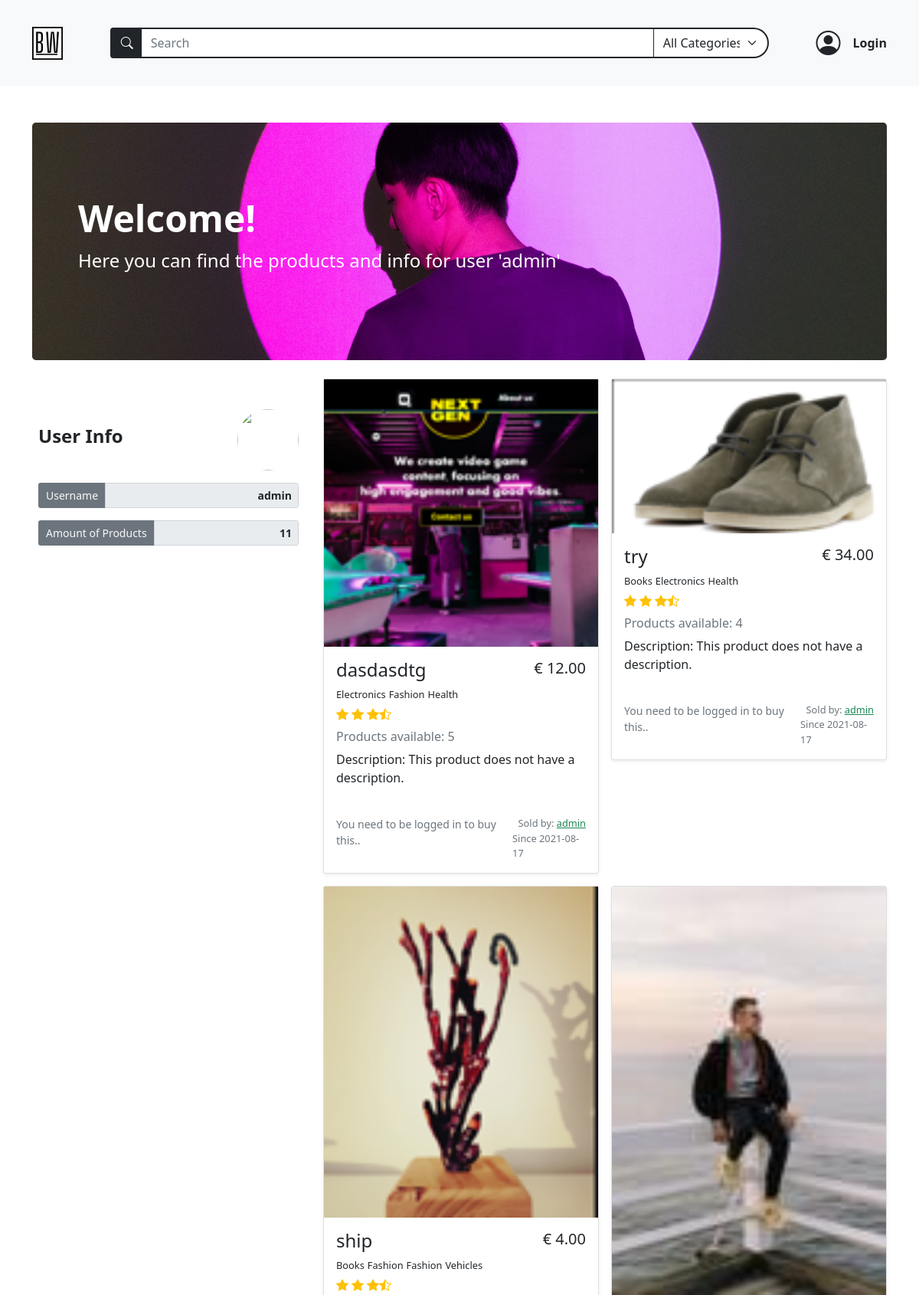
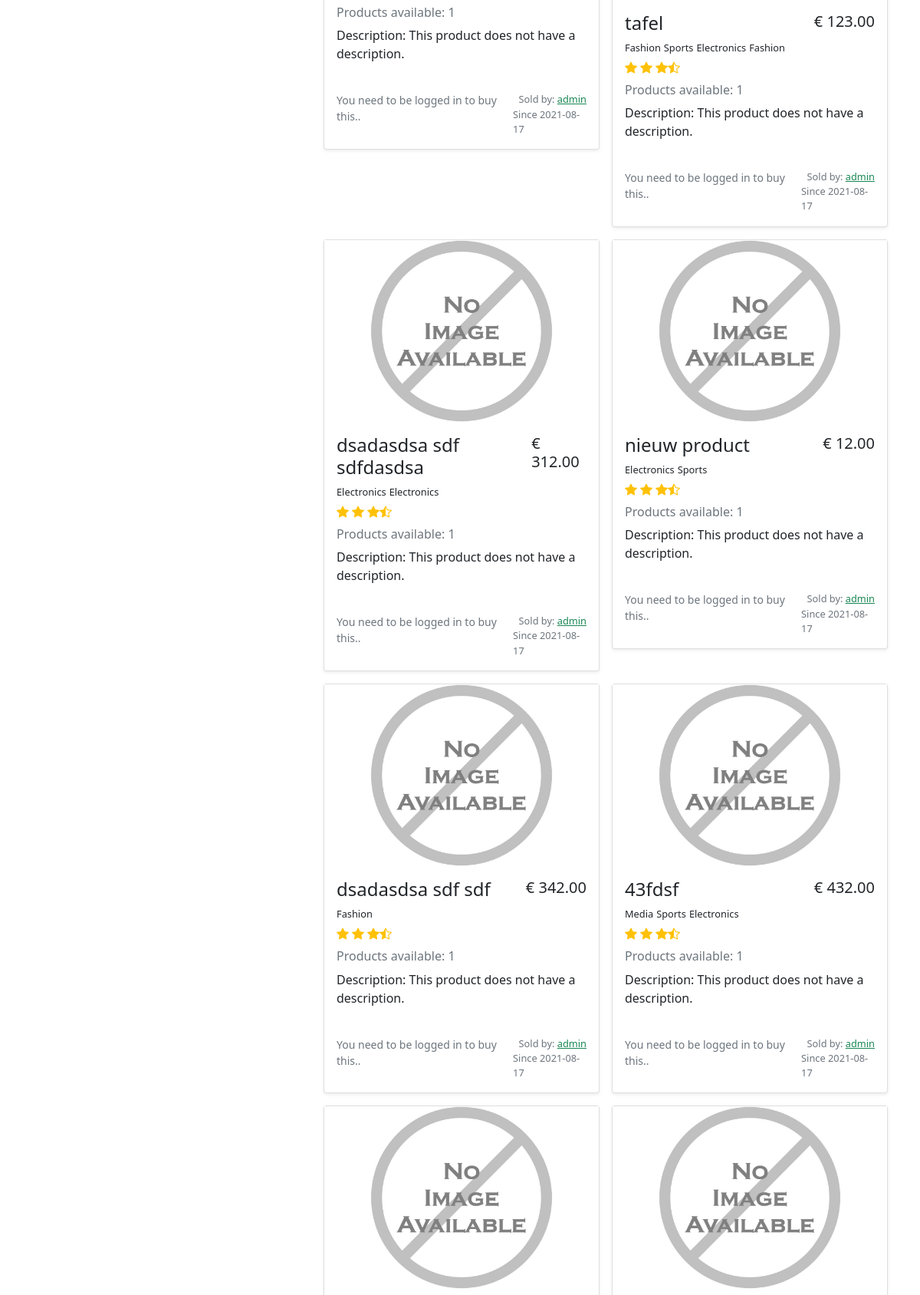
Page /users/1 (upper part) on the committed database (2 pictures, top to bottom).
### models.py (models this page shows)
class BaseModel(db_wrapper.Model):
    class Meta:
        database = db

class User(BaseModel, UserMixin):
    first_name = CharField(index=True, max_length=30, null=True, default="")
    last_name = CharField(max_length=120, null=True, default="")
    address = CharField(max_length=200, null=True, default="")
    city = CharField(max_length=50, null=True, default="")
    country = CharField(max_length=50, null=True)
    cc_number = IntegerField(null=True, default="")
    username = CharField(index=True, max_length=30, unique=True)
    email = CharField(index=True, max_length=50, unique=True)
    password = CharField(max_length=20)
    profile_pic = CharField(null=True, default="default_user.jpg")

class Product(BaseModel):
    name = CharField(max_length=50)
    description = TextField(null=True)
    price_per_unit = DecimalField(
        constraints=[Check("price_per_unit >= 0")],
        decimal_places=2,
        auto_round=True,
        null=True,
        default=0,
        max_digits=10,
    )
    stock = IntegerField(default=1)
    owner = ForeignKeyField(User, backref="products")
    product_pic = CharField(null=True, default="default_product.jpg")
    date_posted = DateTimeField(formats="%Y-%m-%d %H:%M", default=datetime.now())

class ProductTag(BaseModel):
    product = ForeignKeyField(Product, index=True, backref="tags")
    tag = ForeignKeyField(Tag, index=True, backref="products")

class Tag(BaseModel):
    name = CharField(unique=True, max_length=30)

### routes.py (the view)
@app.route("/users/<int:user_id>")
def user_profile(user_id):
    if not current_user.is_anonymous:
        if user_id == current_user.id:
            return redirect(url_for("account"))
    register_form = RegistrationForm(prefix="register_form")
    login_form = LoginForm(prefix="login_form")
    search_form = SearchForm(prefix="search_form")
    user_products = list_user_products(user_id)
    search_form.search_tag.choices = get_alpha_tag_names()
    users = User.select().where(User.id == user_id)
    user = get_object_or_404(users, User.id == user_id)
    profile_pic = (url_for("static", filename=f"/profile_pics/{user.profile_pic}"),)
    return render_template(
        "user_profile.html",
        title=user.username,
        user=user,
        user_products=user_products,
        all_products=Product.select(),
        login_form=login_form,
        register_form=register_form,
        search_form=search_form,
        bannerinfo={
            "banner_bg": "user-profile-banner",
            "banner_h1": "Welcome!",
            "banner_text": f"Here you can find the products and info for user '{user.username}'",
        },
        profile_pic=profile_pic,
    )

### forms.py (shortened to what this page needs)
class RegistrationForm(FlaskForm):
    username = StringField(
        "Username",
        validators=[InputRequired(), Length(min=2, max=30)],
    )
    email = StringField(
        "Email", validators=[InputRequired(), Length(min=5, max=50), Email()]
    )
    password = PasswordField(
        "Set Password",
        validators=[
            InputRequired(),
            EqualTo(
                "password_confirm", message="Password must be identical in both inputs"
            ),
            Length(min=5, max=20),
        ],
    )
    password_confirm = PasswordField("Confirm Password", validators=[InputRequired()])
    submit = SubmitField("Sign Up")

class LoginForm(FlaskForm):
    email = StringField(
        "Email", validators=[InputRequired(), Length(min=2, max=50), Email()]
    )
    password = PasswordField("Your Password", validators=[InputRequired()])
    login = SubmitField("Login!")

### main.py (called while the page is built)
def list_user_products(user_id) -> list[Product]:
    user_products = (
        Product.select()
        .join(User)
        .where(Product.owner == user_id)
        .order_by(Product.id.desc())
    )
    return user_products

def get_alpha_tag_names() -> tuple[
    Tag
]:  # deze kan mss weg of in de form zelf zetten, tags zijn statisch nu
    tags = Tag.select().order_by(Tag.name)
    tag_list = [(tag.name, tag.name) for tag in tags]
    tag_list.insert(0, ("All", "All Categories"))
    return tag_list

### templates/user_profile.html
{% extends 'base.html' %} {% block content %}
{% macro user_profile(name="", value="", class="form-control border border-2
border-secondary") %}
<div class="form-group col-md-12">
  <div class="input-group input-group-sm">
    <span
      class="
        input-group-text
        bg-secondary
        text-light
        border border-2 border-secondary
      "
      >{{name}}
    </span>
    <input
      class="form-control text-end fw-bold"
      type="text"
      value="{{value}}"
      aria-label="Disabled input example"
      disabled
      readonly
    />
  </div>
</div>
{% endmacro %}
<div class="container mb-3 py-5">
  {% include "banner.html" %}
  <div class="row">
    <div class="col-lg-4">
      <div class="position-sticky my-4 container p-0" style="top: 6rem">
        <div class="row g-3 m-auto">
          <div class="d-flex justify-content-between align-items-center">
            <h4 class="mb-2 fw-bolder">User Info</h4>
            <img
              style="width: 80px; height: 80px; object-fit: cover"
              class="rounded-circle"
              src="{{  profile_pic  }}"
              alt=""
            />
          </div>
          {{user_profile(name="Username", value= user.username)}}
          {{user_profile(name="Amount of Products", value= user_products |
          length)}}
        </div>
      </div>
    </div>
    <div class="col-lg-8 container ms-0">
      {% if user_products | length == 0 %}
      <div class="card text-center my-4">
        <div class="card-header">No products available!!!</div>
        <div class="card-body">
          <h5 class="card-title">User has no products.</h5>
          <p class="card-text">
            {{user.username}} has not added products to sell. Please check
            another user.
          </p>
          <a href="{{url_for('home')}}" class="btn btn-warning text-dark"
            >Get me back to the homepage.</a
          >
        </div>
      </div>
      {% else %}
      <div class="album">
        <div class="row row-cols-1 row-cols-md-2 g-3">
          {% for product in user_products %} {% include
          "product_in_search_results.html" %} {% endfor %}
        </div>
      </div>
      {% endif %}
    </div>
  </div>
</div>
{% endblock content %}

### templates/product_in_search_results.html (shortened to what this page needs)
<div class="col">
  <div class="card shadow-sm">
    <img src="{{  url_for('static', filename='/product_pics/' + product.product_pic)  }}" alt="{{ product.name }}">
    <div class="card-body h-100">
      <div class="d-flex justify-content-between">
        <h4>{{ product.name }}</h4>
        <h5>€ {{ "%.2f"|format(product.price_per_unit) }}</h5>
      </div>
      <ul class="d-flex p-0 mb-0">
        {% if product.tags %} {% for producttags in product.tags %}
        <span class="pe-1 fs-small"> {{producttags.tag.name}}</span>
        {% endfor %} {% else %}
        <span class="pe-1 fs-small">This product has no categories.</span>
        {% endif %}
      </ul>
      <div class="d-flex text-warning py-1">
        <i class="bi bi-star-fill"></i>
        <i class="bi bi-star-fill mx-1"></i>
        <i class="bi bi-star-fill"></i>
        <i class="bi bi-star-half"></i>
      </div>
      <h6 class="text-muted my-0 mt-1 mb-2">
        Products available: {{product.stock}}
      </h6>
      <p class="card-text mt-2" style="min-height: 70px">
        Description: {% if product.description %} {{ product.description }} {%
        else %} This product does not have a description. {% endif %}
      </p>
      <div class="d-flex justify-content-between ">
        {% if current_user.id == product.owner.id %}
        {% elif current_user.is_anonymous %}
        <small class="text-muted">You need to be logged in to buy this..</small>
        {% endif %}
        <div class="text-muted fs-small m-0 p-0  ms-auto">
          <p class="m-0 text-end">
            Sold by: {% if current_user.username == product.owner.username %}
            <small>You</small>
            {% else %}
            <a
              class="text-success"
              href="{{url_for('user_profile', user_id=product.owner.id)}}"
              >{{ product.owner.username }}</a
            >
            {% endif %}
          </p>
          <p class="m-0">Since {{product.date_posted[0:10]}}</p>
        </div>
      </div>
    </div>
  </div>
</div>

### static/styles.css (style rules this page uses)
#categorySelect { border-top-right-radius: 25px !important ; border-bottom-right-radius: 25px !important ; }
.fs-small { font-size: 0.8rem; }

### rows in the picture
User: username "admin"
Product: product_pic (picture), name "dasdasdtg", price_per_unit "12.00", stock "5", shows "This product does not have a description.", shows "You need to be logged in to buy this..", owner.username "admin", date_posted "2021-08-17"
ProductTag: tag.name "Electronics"
ProductTag: tag.name "Fashion"
ProductTag: tag.name "Health"
Product: product_pic (picture), name "try", price_per_unit "34.00", stock "4", shows "This product does not have a description.", shows "You need to be logged in to buy this..", owner.username "admin", date_posted "2021-08-17"
ProductTag: tag.name "Books"
ProductTag: tag.name "Electronics"
ProductTag: tag.name "Health"
Product: product_pic (picture), name "ship", price_per_unit "4.00", stock "1", shows "This product does not have a description.", shows "You need to be logged in to buy this..", owner.username "admin", date_posted "2021-08-17"
ProductTag: tag.name "Books"
ProductTag: tag.name "Fashion"
ProductTag: tag.name "Fashion"
ProductTag: tag.name "Vehicles"
Product: product_pic (picture), name "tafel", price_per_unit "123.00", stock "1", shows "This product does not have a description.", shows "You need to be logged in to buy this..", owner.username "admin", date_posted "2021-08-17"
ProductTag: tag.name "Fashion"
ProductTag: tag.name "Sports"
ProductTag: tag.name "Electronics"
ProductTag: tag.name "Fashion"
Product: product_pic (placeholder picture), name "dsadasdsa sdf sdfdasdsa", price_per_unit "312.00", stock "1", shows "This product does not have a description.", shows "You need to be logged in to buy this..", owner.username "admin", date_posted "2021-08-17"
ProductTag: tag.name "Electronics"
ProductTag: tag.name "Electronics"
Product: product_pic (placeholder picture), name "nieuw product", price_per_unit "12.00", stock "1", shows "This product does not have a description.", shows "You need to be logged in to buy this..", owner.username "admin", date_posted "2021-08-17"
ProductTag: tag.name "Electronics"
ProductTag: tag.name "Sports"
Product: product_pic (placeholder picture), name "dsadasdsa sdf sdf", price_per_unit "342.00", stock "1", shows "This product does not have a description.", shows "You need to be logged in to buy this..", owner.username "admin", date_posted "2021-08-17"
ProductTag: tag.name "Fashion"
Product: product_pic (placeholder picture), name "43fdsf", price_per_unit "432.00", stock "1", shows "This product does not have a description.", shows "You need to be logged in to buy this..", owner.username "admin", date_posted "2021-08-17"
ProductTag: tag.name "Media"
ProductTag: tag.name "Sports"
ProductTag: tag.name "Electronics"
Product: product_pic (placeholder picture)
Product: product_pic (placeholder picture)

### other values in the picture
{{ bannerinfo.banner_h1 }} "Welcome!"
{{ bannerinfo.banner_text }} "Here you can find the products and info for user 'admin'"
{{ name }} "Username Amount of Products"
